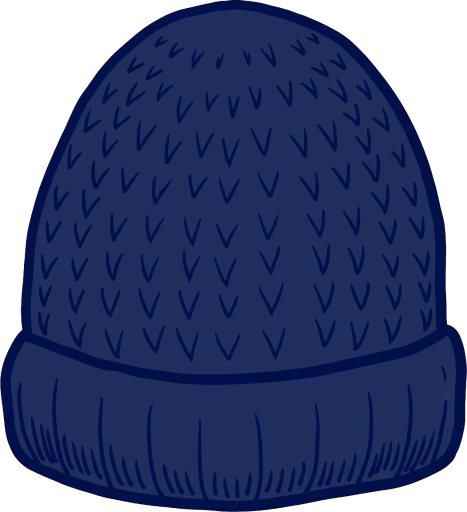
#> input picture tools/parts_keyed/prop_knitcap_a.png, 934 x 1024 px, given in place of outfit_raincoat.png, which was not available (shown at 1/2 size)
$ python fix_small2_mask.py
#> lines starting #> are read from the running program, lines starting #| are printed output that depends on the picture
### tools/mirror_v0125.py
#!/usr/bin/env python3
"""Exact Python mirror of PersonComposer (Kotlin) for the v0.1.25 audit.

Draws from the shipped drawable-nodpi assets with the same boxes,
calibrations, rigs and anchors as PersonFigure.kt. Anchor/cal values
are read from ANCH below — keep them in sync with PersonAnchors /
PersonCanvas.topCal in the Kotlin source (the audit script prints any
drift it is told about via --check).

Geometry recap (Kotlin): the canvas rect is W x H px; the person
height ph = H / (1 + padTopRatio); the person stands at the bottom
(pt = H - ph). For canvas-family bases the body bbox is drawn at
(bl, pt, bw, ph); tops are laid into the same canvas frame with
topCal about their bbox center. The rank-5 portrait is drawn at
width ph * imgW/imgH, height ph, centered. Rigs are fractions of
the drawn body rect (bl, pt, bw, ph).
"""
import os
import sys

from PIL import Image, ImageDraw

RES = os.path.expanduser(
    "~/workspace/tenki-no-kotae/app/src/main/res/drawable-nodpi")

IMG = {}


def img(name):
    if name not in IMG:
        IMG[name] = Image.open(os.path.join(RES, name + ".png")).convert("RGBA")
    return IMG[name]

CANVAS_W, CANVAS_H = 1120.0, 2240.0

BOX = {
    "body_a": (0.1589, 0.0768, 0.8438, 0.9411),
    "body_b": (0.1580, 0.0763, 0.8446, 0.9397),
    "body_c": (0.1116, 0.0759, 0.8893, 0.9411),
    "top_tshirt": (0.1795, 0.3031, 0.8214, 0.6741),
    "top_shirt": (0.2420, 0.3125, 0.7580, 0.6263),
    "top_cardigan": (0.0839, 0.1911, 0.9170, 0.8004),
    "top_lightouter": (0.1411, 0.2741, 0.8625, 0.6920),
    "top_knitcoat": (0.1491, 0.2384, 0.8527, 0.7781),
    "top_down": (0.0598, 0.2487, 0.9411, 0.7098),
    "outfit_raincoat": (0.2348, 0.0759, 0.7670, 0.9420),
}
TOPCAL = {
    "top_tshirt": (0.70, 0.875, 0.0, 0.028),
    "top_shirt": (0.80, 0.80, 0.0, 0.014),
    "top_cardigan": (0.55, 0.45, 0.0, -0.003),
    "top_lightouter": (0.63, 0.625, 0.0, 0.000),
    "top_knitcoat": (0.67, 0.60, 0.0, 0.011),
    "top_down": (1.00, 0.575, 0.0, 0.005),
}
BODY_ART = {"BODY_A": "body_a", "BODY_B": "body_b", "BODY_C": "body_c",
            "RAINCOAT": "outfit_raincoat", "RANK5_PORTRAIT": "person_rank5",
            "RANK6_PORTRAIT": "person_rank6"}
PORTRAITS = ("RANK5_PORTRAIT", "RANK6_PORTRAIT")
TOP_ART = {"TSHIRT": "top_tshirt", "SHIRT": "top_shirt",
           "CARDIGAN": "top_cardigan", "LIGHT_OUTER": "top_lightouter",
           "KNIT_COAT": "top_knitcoat", "DOWN": "top_down"}
RIGS = {
    "BODY_A": (0.502, 0.180, 0.399, 0.248, 0.747, 0.754, 0.638, 0.241, 0.637, 0.360),
    "BODY_B": (0.480, 0.180, 0.337, 0.307, 0.689, 0.732, 0.630, 0.264, 0.630, 0.362),
    "BODY_C": (0.519, 0.180, 0.336, 0.330, 0.668, 0.893, 0.629, 0.106, 0.629, 0.316),
    "RANK5_PORTRAIT": (0.489, 0.180, 0.314, 0.306, 0.690, 0.756, 0.629, 0.242, 0.629, 0.365),
    "RANK6_PORTRAIT": (0.497, 0.180, 0.330, 0.323, 0.671, 0.80, 0.63, 0.20, 0.63, 0.328),
    "RAINCOAT": (0.507, 0.081, 0.336, 0.201, 0.743, 0.848, 0.629, 0.148, 0.629, 0.464),
}
# Measured feature lines (fractions of the body rect): the eye line
# and the mouth line of each base picture, from ink-cluster analysis
# of the shipped assets (v0.1.21). Sunglasses and the mask are placed
# from these, not from the skin-bbox fractions.
FEATURES = {
    "BODY_A": (0.216, 0.260), "BODY_B": (0.216, 0.260),
    "BODY_C": (0.216, 0.260), "RANK5_PORTRAIT": (0.217, 0.260),
    "RANK6_PORTRAIT": (0.216, 0.261), "RAINCOAT": (0.216, 0.260),
}
# anchors (mirror of PersonAnchors) — audit may override via ANCH_OVERRIDES
ANCH = {
    # *_W is the painted width over body width, *_BOTTOM the
    # painted bottom line, *_HS flattens the tall generated domes.
    "MASK_W": 1.02, "MASK_DROP": 0.020, "MASK_H": 0.068,
    "SUNG_W": 1.12,
    "MUFFLER_H": 0.27, "MUFFLER_TOP": 0.305,
    "TOWEL_H": 0.212, "TOWEL_TOP": 0.298,
    "MITTEN_H": 0.115, "MITTEN_HAND_AT": 0.42,
    "FOLD2_H": 0.30, "FOLD2_GRIP_X": 0.52, "FOLD2_GRIP_Y": 0.90,
    "UMB_WIDTH": 1.12, "UMB_TOP": 0.005, "UMB_SHAFT_X": 0.507,
    "UMB_SHAFT_W": 0.030,
    "PARASOL_W": 1.15, "PARASOL_TOP": -0.20, "PARASOL_SHAFT_X": 0.508,
    "PARASOL_SHAFT_W": 0.057,
    "UCHIWA_H": 0.21, "UCHIWA_GRIP_X": 0.502, "UCHIWA_GRIP_Y": 0.90,
    "SWEAT_X1": 0.19, "SWEAT_X2": 0.83, "SWEAT_Y": 0.27, "SWEAT_R": 0.022,
    "SHIVER_X1": 0.045, "SHIVER_X2": 0.955, "SHIVER_TOP": 0.42,
    "SHIVER_STEP": 0.028, "SHIVER_AMP": 0.018, "SHIVER_W": 0.006,
}
ANCH_OVERRIDES = {}
# Painted box inside each hat asset (asset fractions, v0.1.23 —
# measured from the shipped PNGs' alpha). The cap asset carries
# wide transparent margins; the knit cap fills its frame.

# Cloth box inside the mask asset (asset fractions, v0.1.24 —
# measured from the shipped PNG: the white cloth component; the
# ear loops fill the rest of the width).
MASK_PAINT = (0.125, 0.027, 0.874, 0.973)

OUTFIT_FOR = {  # rank -> (base, top)
    0: ("BODY_B", "TSHIRT"), 1: ("BODY_A", "SHIRT"),
    2: ("BODY_A", "CARDIGAN"), 3: ("BODY_A", "LIGHT_OUTER"),
    4: ("BODY_A", "KNIT_COAT"), 5: ("RANK5_PORTRAIT", None),
    6: ("RANK6_PORTRAIT", None),
}


# Head layers (v0.1.25): face boxes / eye lines inside the layer
# assets, as in PersonAnchors (fractions of the layer image).
HEAD_FACE = {"CAP": (0.349, 0.557, 0.650, 0.975),
             "KNITCAP": (0.306, 0.550, 0.689, 1.000)}
HEAD_EYE = {"CAP": 0.654, "KNITCAP": 0.650}
HEAD_ART = {"CAP": "layer_head_cap", "KNITCAP": "layer_head_knitcap"}


# [25 lines left out: functions body_aspect, head_layer_rect, not called in this run]


def pad_top_ratio(spec):
    import math
    pad = 0.34 if spec.get("held") == "PARASOL" else 0.0
    head = spec.get("head")
    if head in ("CAP", "KNITCAP"):
        bw = body_aspect(spec["base"]) * 1000.0
        _, top, _, _ = head_layer_rect(head, spec["base"], 0.0, 0.0, bw, 1000.0)
        poke = max(0.0, -top / 1000.0)
        pad = max(pad, math.ceil((poke + 0.005) * 100) / 100)
    return pad


def sky(w, h, top=(13, 32, 64), bottom=(38, 84, 124)):
#> called with w = 760, h = 900, top = (13, 32, 64), bottom = (38, 84, 124)
    imgc = Image.new("RGB", (w, h))
#> imgc: PIL image 760x900 RGB; every value is 0
    d = ImageDraw.Draw(imgc)
    for y in range(h):
        t = y / max(1, h - 1)
        d.line([(0, y), (w, y)], fill=tuple(
            round(top[i] + (bottom[i] - top[i]) * t) for i in range(3)))
    return imgc.convert("RGBA")
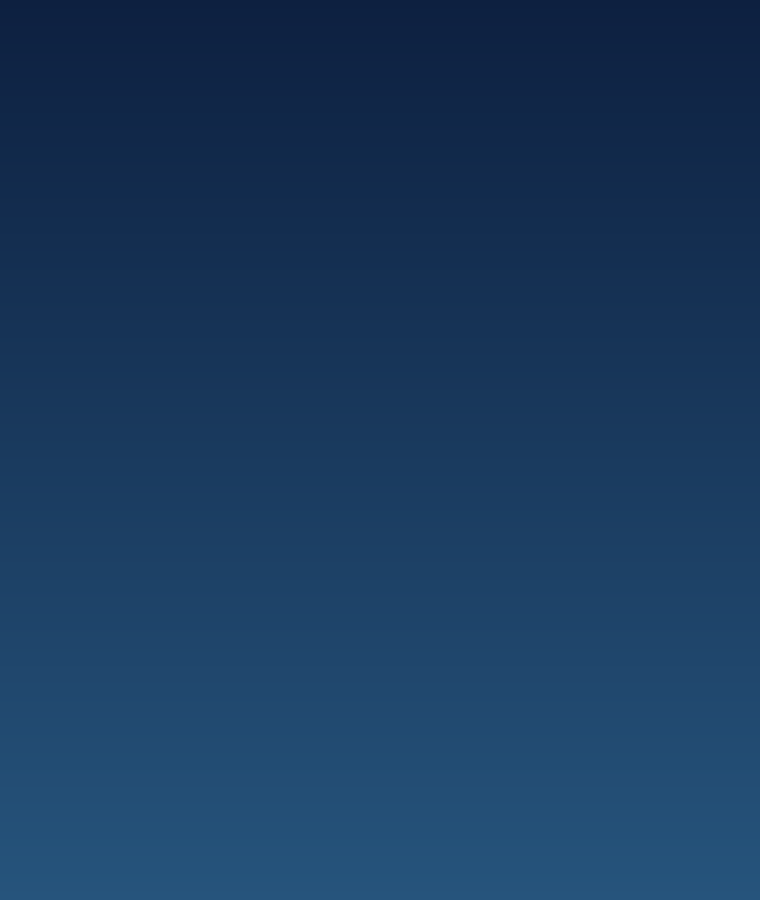
#> returned value: PIL image 760x900 RGBA; mean R, G, B, A 25.5, 58, 94, 255


def paste(canvas, im, rect):
    x, y, w, h = rect
    if w <= 0 or h <= 0:
        return
    canvas.alpha_composite(
        im.resize((max(1, round(w)), max(1, round(h))), Image.LANCZOS),
        (round(x), round(y)))


def draw(canvas, spec, W=760, H=900):
    """spec keys: base, top, neck, mittens, head, mask, sunglasses,
    held, sweat, shiver. Mirrors PersonComposer.draw."""
#> called with W = 760, H = 900
    A = dict(ANCH, **ANCH_OVERRIDES)
#> A = 34 items
#> in img, returned value is the input picture: PIL image 934x1024 RGBA; mean R, G, B, A 19.6, 31, 71.4, 201.5
    ph = H / (1.0 + pad_top_ratio(spec))
    pt = H - ph
    base = spec["base"]
    rig = RIGS[base]
    (face_cx, face_top, face_bot, face_l, face_r,
     hand_rx, hand_ry, hand_lx, hand_ly, cheek_w) = rig
    face_w, face_h = face_r - face_l, face_bot - face_top

    if base in PORTRAITS:
        person = img(BODY_ART[base])
        bw = ph * person.size[0] / person.size[1]
        bl = (W - bw) / 2
        paste(canvas, person, (bl, pt, bw, ph))
    else:
        body_name = BODY_ART[base]
        box = BOX[body_name]
        scale = ph / ((box[3] - box[1]) * CANVAS_H)
        cw, ch = CANVAS_W * scale, CANVAS_H * scale
        bw = (box[2] - box[0]) * cw
        bl = (W - bw) / 2
        ox, oy = bl - box[0] * cw, pt - box[1] * ch

        def part_rect(name):
#> called with name = 'outfit_raincoat'
            b = BOX[name]
#> b = (0.235, 0.0759, 0.767, 0.942)
            x0, y0 = ox + b[0] * cw, oy + b[1] * ch
#> x0 = 241.7; y0 = 0
            x1, y1 = ox + b[2] * cw, oy + b[3] * ch
#> x1 = 518.3; y1 = 900
            cal = TOPCAL.get(name)
            if cal:
                cx, cy = (x0 + x1) / 2, (y0 + y1) / 2
                w, h = (x1 - x0) * cal[0], (y1 - y0) * cal[1]
                x0 = cx - w / 2 + cal[2] * bw
                y0 = cy - h / 2 + cal[3] * ph
                x1, y1 = x0 + w, y0 + h
            return (x0, y0, x1 - x0, y1 - y0)

        paste(canvas, img(body_name), part_rect(body_name))
#> in paste, `x, y, w, h = rect`: x = 241.7; y = 0; w = 276.5; h = 900
#> in paste, `canvas.alpha_composite( im.resize((max(1, round(w)), max(1, round(h)))..`:
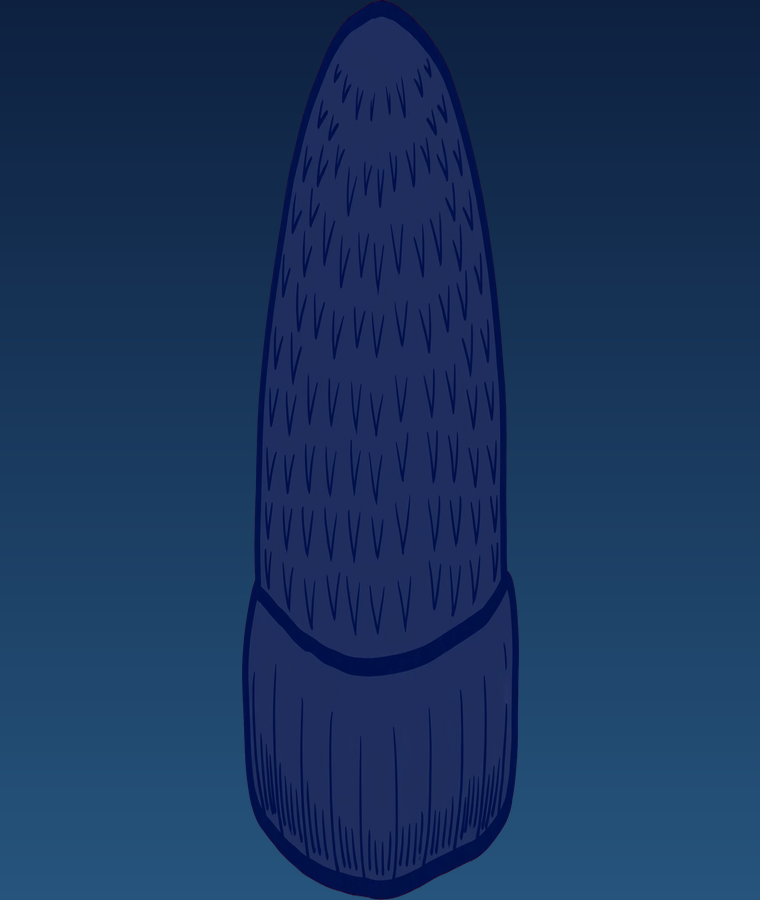
#> canvas: PIL image 760x900 RGBA; mean R, G, B, A 24.9, 51.9, 92.1, 255
        if spec.get("top"):
            tn = TOP_ART[spec["top"]]
            paste(canvas, img(tn), part_rect(tn))

    def bx(f):
        return bl + f * bw

    def by(f):
        return pt + f * ph

    hand_x, hand_y = bx(hand_rx), by(hand_ry)
    hybrid = base in PORTRAITS
    raincoat = base == "RAINCOAT"
    eye_y, mouth_y = FEATURES[base]

    def prop_top(name, cx, top_y, w):
        im = img(name)
        paste(canvas, im, (cx - w / 2, top_y, w, w * im.size[1] / im.size[0]))

    def prop_bottom(name, cx, bottom_y, w):
        im = img(name)
        prop_top(name, cx, bottom_y - w * im.size[1] / im.size[0], w)

    # neck
    if not raincoat:
        if spec.get("neck") == "MUFFLER" and not hybrid:
            im = img("prop_muffler")
            h = A["MUFFLER_H"] * ph
            w = h * im.size[0] / im.size[1]
            paste(canvas, im, (bx(0.5) - w / 2, by(A["MUFFLER_TOP"]), w, h))
        elif spec.get("neck") == "TOWEL":
            im = img("prop_towel")
            h = A["TOWEL_H"] * ph
            w = h * im.size[0] / im.size[1]
            paste(canvas, im, (bx(0.5) - w / 2, by(A["TOWEL_TOP"]), w, h))
    # mittens (the portrait bases wear theirs baked in)
    if spec.get("mittens") and not raincoat and not hybrid:
        mh = A["MITTEN_H"] * ph
        for name, hx, hy in (("prop_mitten_l", hand_lx, hand_ly),
                             ("prop_mitten_r", hand_rx, hand_ry)):
            im = img(name)
            mw = mh * im.size[0] / im.size[1]
            paste(canvas, im, (bx(hx) - mw / 2,
                               by(hy) - A["MITTEN_HAND_AT"] * mh, mw, mh))
    # head (v0.1.25: the head layer — hair + hat as one picture,
    # face-anchored onto the rig; the raincoat anchors on the eye
    # line, its rig face top being the hood opening)
    if spec.get("head") in ("CAP", "KNITCAP"):
        hn = spec["head"]
        l, t, w, h = head_layer_rect(hn, base, bl, pt, bw, ph)
        paste(canvas, img(HEAD_ART[hn]), (l, t, w, h))
    # face (placed from the measured feature lines, v0.1.21)
    if spec.get("mask"):
        im = img("prop_mask")
#> call 2 of img, with name = 'prop_mask'
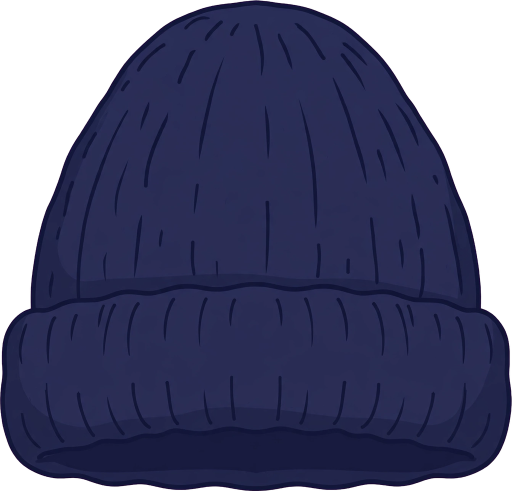
#> input picture tools/parts_keyed/prop_knitcap_b.png, 1024 x 982 px, given in place of prop_mask.png, which was not available (shown at 1/2 size)
#> in img, returned value is the input picture: PIL image 1024x982 RGBA; mean R, G, B, A 28.7, 30.9, 61.2, 196.1
        px0, py0, px1, py1 = MASK_PAINT
        cloth_w = A["MASK_W"] * cheek_w * bw
#> cloth_w = 130.9
        rect_w = cloth_w / (px1 - px0)
#> rect_w = 174.7
        rect_h = A["MASK_H"] * ph / (py1 - py0)
#> rect_h = 64.69
        paste(canvas, im, (bx(face_cx) - (px0 + px1) / 2 * rect_w,
                           by(eye_y + A["MASK_DROP"]) - py0 * rect_h,
                           rect_w, rect_h))
    if spec.get("sunglasses"):
        im = img("prop_sunglasses")
        w = A["SUNG_W"] * face_w * bw
        h = w * im.size[1] / im.size[0]
        cy = by(eye_y)
        paste(canvas, im, (bx(face_cx) - w / 2, cy - h / 2, w, h))
    # held
    held = spec.get("held")
    if held == "OPEN":
        umb = img("item_umbrella_open")
        uw = A["UMB_WIDTH"] * bw
        uh = uw * umb.size[1] / umb.size[0]
        u_left = hand_x - A["UMB_SHAFT_X"] * uw
        u_top = pt + A["UMB_TOP"] * ph
        d = ImageDraw.Draw(canvas)
        d.line([(u_left + A["UMB_SHAFT_X"] * uw, u_top + uh), (hand_x, hand_y)],
               fill=(0, 27, 68, 255), width=max(2, round(A["UMB_SHAFT_W"] * uw)))
        paste(canvas, umb, (u_left, u_top, uw, uh))
    elif held == "FOLDED":
        im = img("prop_folding")
        fh = A["FOLD2_H"] * ph
        fw = fh * im.size[0] / im.size[1]
        paste(canvas, im, (hand_x - A["FOLD2_GRIP_X"] * fw,
                           hand_y - A["FOLD2_GRIP_Y"] * fh, fw, fh))
    elif held == "PARASOL":
        im = img("prop_parasol")
        uw = A["PARASOL_W"] * bw
        uh = uw * im.size[1] / im.size[0]
        u_left = hand_x - A["PARASOL_SHAFT_X"] * uw
        u_top = pt + A["PARASOL_TOP"] * ph
        # The asset's shaft is cut short (v0.1.21): a drawn extension
        # — outline pass, then fill pass — runs from its end down to
        # the hand, as with the open umbrella's shaft.
        d = ImageDraw.Draw(canvas)
        sx = u_left + A["PARASOL_SHAFT_X"] * uw
        w_out = max(2, round(A["PARASOL_SHAFT_W"] * uw))
        d.line([(sx, u_top + uh), (hand_x, hand_y)],
               fill=(27, 37, 102, 255), width=w_out)
        d.line([(sx, u_top + uh), (hand_x, hand_y)],
               fill=(151, 201, 234, 255), width=max(1, round(w_out * 0.55)))
        paste(canvas, im, (u_left, u_top, uw, uh))
    elif held == "UCHIWA":
        im = img("prop_uchiwa")
        fh = A["UCHIWA_H"] * ph
        fw = fh * im.size[0] / im.size[1]
        paste(canvas, im, (hand_x - A["UCHIWA_GRIP_X"] * fw,
                           hand_y - A["UCHIWA_GRIP_Y"] * fh, fw, fh))
    # signs
    d = ImageDraw.Draw(canvas)
    if spec.get("sweat") and not raincoat:
        for sx in (A["SWEAT_X1"], A["SWEAT_X2"]):
            cx, cy = bx(sx), by(A["SWEAT_Y"])
            r = A["SWEAT_R"] * ph
            d.ellipse([cx - r * 0.62, cy - r * 0.38, cx + r * 0.62, cy + r * 0.88],
                      fill=(168, 216, 240, 255))
            d.polygon([(cx - r * 0.62, cy - r * 0.2), (cx + r * 0.62, cy - r * 0.2),
                       (cx, cy - r * 1.5)], fill=(168, 216, 240, 255))
    if spec.get("shiver") and not hybrid and not raincoat:
        for sx in (A["SHIVER_X1"], A["SHIVER_X2"]):
            x0 = bx(sx)
            pts = []
            for i in range(11):
                yy = by(A["SHIVER_TOP"] + i * A["SHIVER_STEP"])
                xx = x0 + (A["SHIVER_AMP"] if i % 2 == 1 else -A["SHIVER_AMP"]) * bw
                pts.append((xx, yy))
            d.line(pts, fill=(10, 26, 60, 255),
                   width=max(2, round(A["SHIVER_W"] * ph)))
    return canvas


def spec_for(rank=None, base=None, top="AUTO", **kw):
    if rank is not None:
        b, t = OUTFIT_FOR[rank]
        spec = {"base": b, "top": t}
    else:
        spec = {"base": base, "top": None}
    if top != "AUTO":
        spec["top"] = top
    spec.update(kw)
    return spec


def render(spec, W=760, H=900):
    return draw(sky(W, H), spec, W, H).convert("RGB")

### tools/illust_fixes/fix_small2_mask.py
#!/usr/bin/env python3
"""Small-2 proof: raincoat + mask with reduced cheek_w candidates.
The mirror reads cheek_w from RIGS[base][9]; patch it in-memory
(tools-side only) and render the face crop for each candidate."""
import os, sys
from PIL import Image

TOOLS = os.path.expanduser("~/workspace/tenki-no-kotae/tools")
sys.path.insert(0, TOOLS)
import mirror_v0125 as M  # noqa: E402

OUT = os.path.join(TOOLS, "illust_fixes", "fix_small2")
os.makedirs(OUT, exist_ok=True)
W, H = 760, 900
orig = M.RIGS["RAINCOAT"]
spec = M.spec_for(base="RAINCOAT", top=None, mask=True)

renders = []
for cw in (0.464, 0.40, 0.38):
    rig = list(orig); rig[9] = cw
    M.RIGS["RAINCOAT"] = tuple(rig)
    img = M.draw(M.sky(W, H), spec, W, H).convert("RGB")
    img.save(os.path.join(OUT, f"raincoat_mask_cheek{int(cw*1000)}.png"))
    renders.append((cw, img))
    print("rendered cheek_w", cw, "-> cloth frac", round(M.ANCH["MASK_W"] * cw, 3))
M.RIGS["RAINCOAT"] = orig

box = (215, 120, 560, 430)
sheet = Image.new("RGB", (3 * 460 + 16, 413), (10, 14, 26))
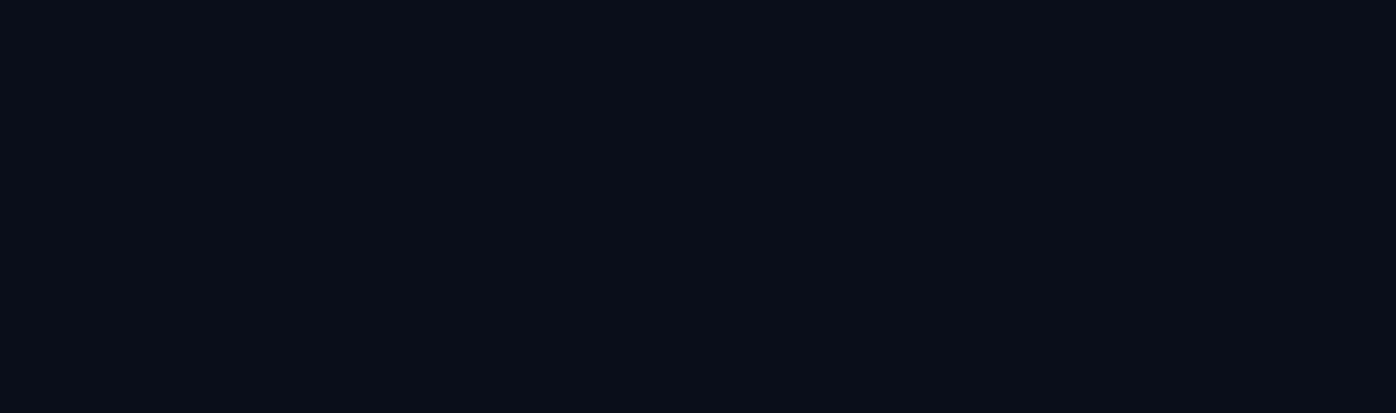
#> sheet: PIL image 1396x413 RGB; mean R, G, B 10, 14, 26
for i, (cw, img) in enumerate(renders):
    c = img.crop(box).resize((460, 413), Image.LANCZOS)
    sheet.paste(c, (i * 468, 0))
#> this loop made 3 passes
#> cw on passes 1 to 3: 0.464, 0.4, 0.38
#> pass 1, `c = img.crop(box).resize((460, 413), Image.LANCZOS)`:
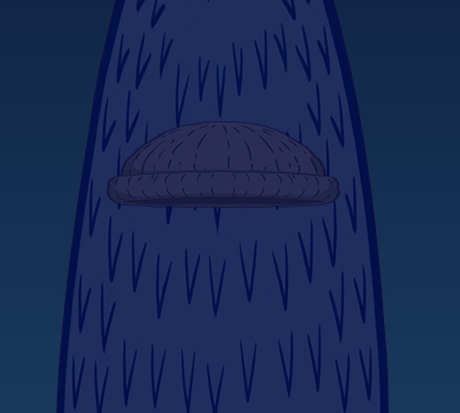
#> c: PIL image 460x413 RGB; mean R, G, B 24.6, 42.7, 86.2
#> after the loop:
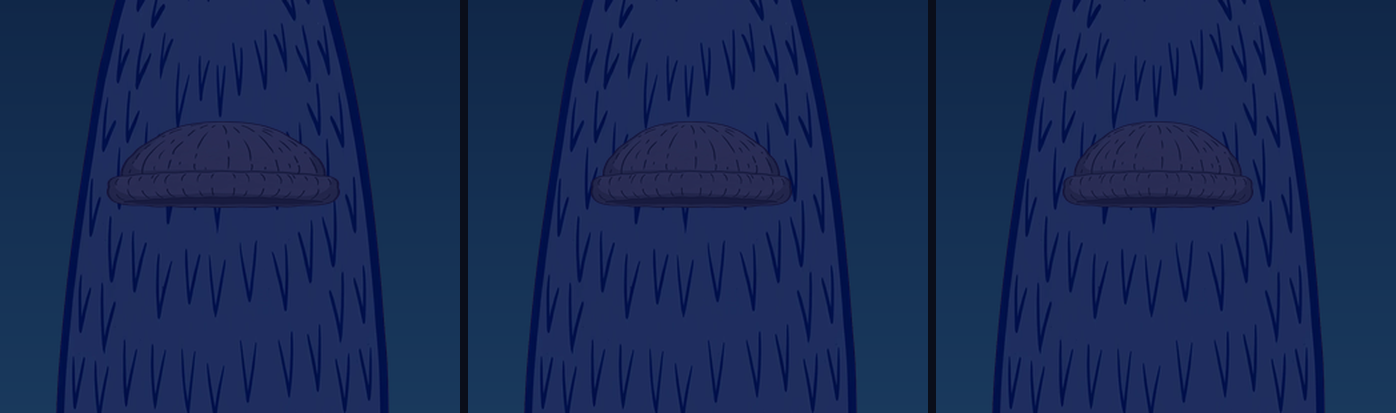
#> sheet: PIL image 1396x413 RGB; mean R, G, B 24.4, 42.3, 85.7
sheet.save(os.path.join(OUT, "pair_mask_cheek.png"))
print("saved sheet (left->right: 0.464 current, 0.40, 0.38)")
